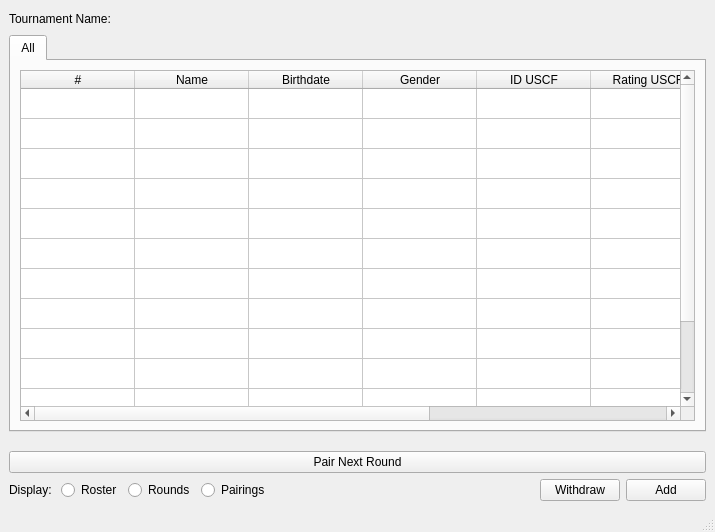
<?xml version="1.0" encoding="UTF-8"?>
<ui version="4.0">
 <class>MainWindow</class>
 <widget class="QMainWindow" name="MainWindow">
  <property name="geometry">
   <rect>
    <x>0</x>
    <y>0</y>
    <width>715</width>
    <height>532</height>
   </rect>
  </property>
  <property name="minimumSize">
   <size>
    <width>700</width>
    <height>500</height>
   </size>
  </property>
  <property name="windowTitle">
   <string>MainWindow</string>
  </property>
  <widget class="QWidget" name="centralwidget">
   <property name="layoutDirection">
    <enum>Qt::LayoutDirection::LeftToRight</enum>
   </property>
   <layout class="QGridLayout" name="gridLayout">
    <item row="0" column="0">
     <layout class="QVBoxLayout" name="verticalLayout" stretch="0,0,0,0,0">
      <property name="spacing">
       <number>6</number>
      </property>
      <property name="sizeConstraint">
       <enum>QLayout::SizeConstraint::SetDefaultConstraint</enum>
      </property>
      <property name="topMargin">
       <number>0</number>
      </property>
      <item>
       <layout class="QHBoxLayout" name="horizontalLayout_2" stretch="0,0,0">
        <item>
         <widget class="QLabel" name="label_2">
          <property name="text">
           <string>Tournament Name: </string>
          </property>
         </widget>
        </item>
        <item>
         <widget class="QLabel" name="tournamentName">
          <property name="text">
           <string>      </string>
          </property>
         </widget>
        </item>
        <item>
         <spacer name="horizontalSpacer_2">
          <property name="orientation">
           <enum>Qt::Orientation::Horizontal</enum>
          </property>
          <property name="sizeHint" stdset="0">
           <size>
            <width>20</width>
            <height>20</height>
           </size>
          </property>
         </spacer>
        </item>
       </layout>
      </item>
      <item>
       <widget class="QTabWidget" name="sectionTabWidget">
        <property name="sizePolicy">
         <sizepolicy hsizetype="Expanding" vsizetype="Expanding">
          <horstretch>0</horstretch>
          <verstretch>0</verstretch>
         </sizepolicy>
        </property>
        <property name="minimumSize">
         <size>
          <width>1</width>
          <height>1</height>
         </size>
        </property>
        <property name="currentIndex">
         <number>0</number>
        </property>
        <widget class="QWidget" name="allTab">
         <property name="sizePolicy">
          <sizepolicy hsizetype="Expanding" vsizetype="Expanding">
           <horstretch>1</horstretch>
           <verstretch>1</verstretch>
          </sizepolicy>
         </property>
         <property name="minimumSize">
          <size>
           <width>1</width>
           <height>1</height>
          </size>
         </property>
         <property name="sizeIncrement">
          <size>
           <width>5</width>
           <height>5</height>
          </size>
         </property>
         <property name="baseSize">
          <size>
           <width>10</width>
           <height>10</height>
          </size>
         </property>
         <attribute name="title">
          <string>All</string>
         </attribute>
         <layout class="QHBoxLayout" name="horizontalLayout">
          <item>
           <widget class="QTableWidget" name="currentAllView">
            <property name="sizePolicy">
             <sizepolicy hsizetype="Expanding" vsizetype="Expanding">
              <horstretch>0</horstretch>
              <verstretch>0</verstretch>
             </sizepolicy>
            </property>
            <property name="sizeIncrement">
             <size>
              <width>0</width>
              <height>0</height>
             </size>
            </property>
            <property name="baseSize">
             <size>
              <width>0</width>
              <height>0</height>
             </size>
            </property>
            <property name="sizeAdjustPolicy">
             <enum>QAbstractScrollArea::SizeAdjustPolicy::AdjustToContents</enum>
            </property>
            <attribute name="horizontalHeaderVisible">
             <bool>true</bool>
            </attribute>
            <attribute name="horizontalHeaderCascadingSectionResizes">
             <bool>false</bool>
            </attribute>
            <attribute name="horizontalHeaderDefaultSectionSize">
             <number>114</number>
            </attribute>
            <attribute name="horizontalHeaderHighlightSections">
             <bool>false</bool>
            </attribute>
            <attribute name="horizontalHeaderStretchLastSection">
             <bool>true</bool>
            </attribute>
            <attribute name="verticalHeaderVisible">
             <bool>false</bool>
            </attribute>
            <row>
             <property name="text">
              <string>New Row</string>
             </property>
            </row>
            <row>
             <property name="text">
              <string>New Row</string>
             </property>
            </row>
            <row>
             <property name="text">
              <string>New Row</string>
             </property>
            </row>
            <row>
             <property name="text">
              <string>New Row</string>
             </property>
            </row>
            <row>
             <property name="text">
              <string>New Row</string>
             </property>
            </row>
            <row>
             <property name="text">
              <string>New Row</string>
             </property>
            </row>
            <row>
             <property name="text">
              <string>New Row</string>
             </property>
            </row>
            <row>
             <property name="text">
              <string>New Row</string>
             </property>
            </row>
            <row>
             <property name="text">
              <string>New Row</string>
             </property>
            </row>
            <row>
             <property name="text">
              <string>New Row</string>
             </property>
            </row>
            <row>
             <property name="text">
              <string>New Row</string>
             </property>
            </row>
            <row>
             <property name="text">
              <string>New Row</string>
             </property>
            </row>
            <row>
             <property name="text">
              <string>New Row</string>
             </property>
            </row>
            <column>
             <property name="text">
              <string>#</string>
             </property>
            </column>
            <column>
             <property name="text">
              <string>Name</string>
             </property>
            </column>
            <column>
             <property name="text">
              <string>Birthdate</string>
             </property>
            </column>
            <column>
             <property name="text">
              <string>Gender</string>
             </property>
            </column>
            <column>
             <property name="text">
              <string>ID USCF</string>
             </property>
            </column>
            <column>
             <property name="text">
              <string>Rating USCF</string>
             </property>
            </column>
            <column>
             <property name="text">
              <string>Section</string>
             </property>
            </column>
            <column>
             <property name="text">
              <string>Teams</string>
             </property>
            </column>
           </widget>
          </item>
         </layout>
        </widget>
       </widget>
      </item>
      <item>
       <spacer name="verticalSpacer">
        <property name="orientation">
         <enum>Qt::Orientation::Vertical</enum>
        </property>
        <property name="sizeType">
         <enum>QSizePolicy::Policy::Fixed</enum>
        </property>
        <property name="sizeHint" stdset="0">
         <size>
          <width>20</width>
          <height>13</height>
         </size>
        </property>
       </spacer>
      </item>
      <item>
       <layout class="QHBoxLayout" name="customShortcutsLayout">
        <item>
         <widget class="QPushButton" name="pairRoundButton">
          <property name="text">
           <string>Pair Next Round</string>
          </property>
         </widget>
        </item>
       </layout>
      </item>
      <item>
       <layout class="QHBoxLayout" name="defaultShortcutslLayout">
        <item>
         <widget class="QLabel" name="label">
          <property name="text">
           <string>Display: </string>
          </property>
         </widget>
        </item>
        <item>
         <widget class="QRadioButton" name="rosterViewButton">
          <property name="text">
           <string>Roster</string>
          </property>
         </widget>
        </item>
        <item>
         <widget class="QRadioButton" name="roundsViewButton">
          <property name="text">
           <string>Rounds</string>
          </property>
         </widget>
        </item>
        <item>
         <widget class="QRadioButton" name="pairingsViewButton">
          <property name="text">
           <string>Pairings</string>
          </property>
         </widget>
        </item>
        <item>
         <spacer name="horizontalSpacer">
          <property name="orientation">
           <enum>Qt::Orientation::Horizontal</enum>
          </property>
          <property name="sizeHint" stdset="0">
           <size>
            <width>40</width>
            <height>20</height>
           </size>
          </property>
         </spacer>
        </item>
        <item>
         <widget class="QPushButton" name="withdraw1PlayerButton">
          <property name="sizePolicy">
           <sizepolicy hsizetype="Maximum" vsizetype="Preferred">
            <horstretch>0</horstretch>
            <verstretch>0</verstretch>
           </sizepolicy>
          </property>
          <property name="text">
           <string>Withdraw</string>
          </property>
         </widget>
        </item>
        <item>
         <widget class="QPushButton" name="add1PlayerButton">
          <property name="text">
           <string>Add</string>
          </property>
         </widget>
        </item>
       </layout>
      </item>
     </layout>
    </item>
   </layout>
  </widget>
  <widget class="QMenuBar" name="menubar">
   <property name="geometry">
    <rect>
     <x>0</x>
     <y>0</y>
     <width>715</width>
     <height>22</height>
    </rect>
   </property>
  </widget>
  <widget class="QStatusBar" name="statusbar"/>
 </widget>
 <resources/>
 <connections/>
</ui>
